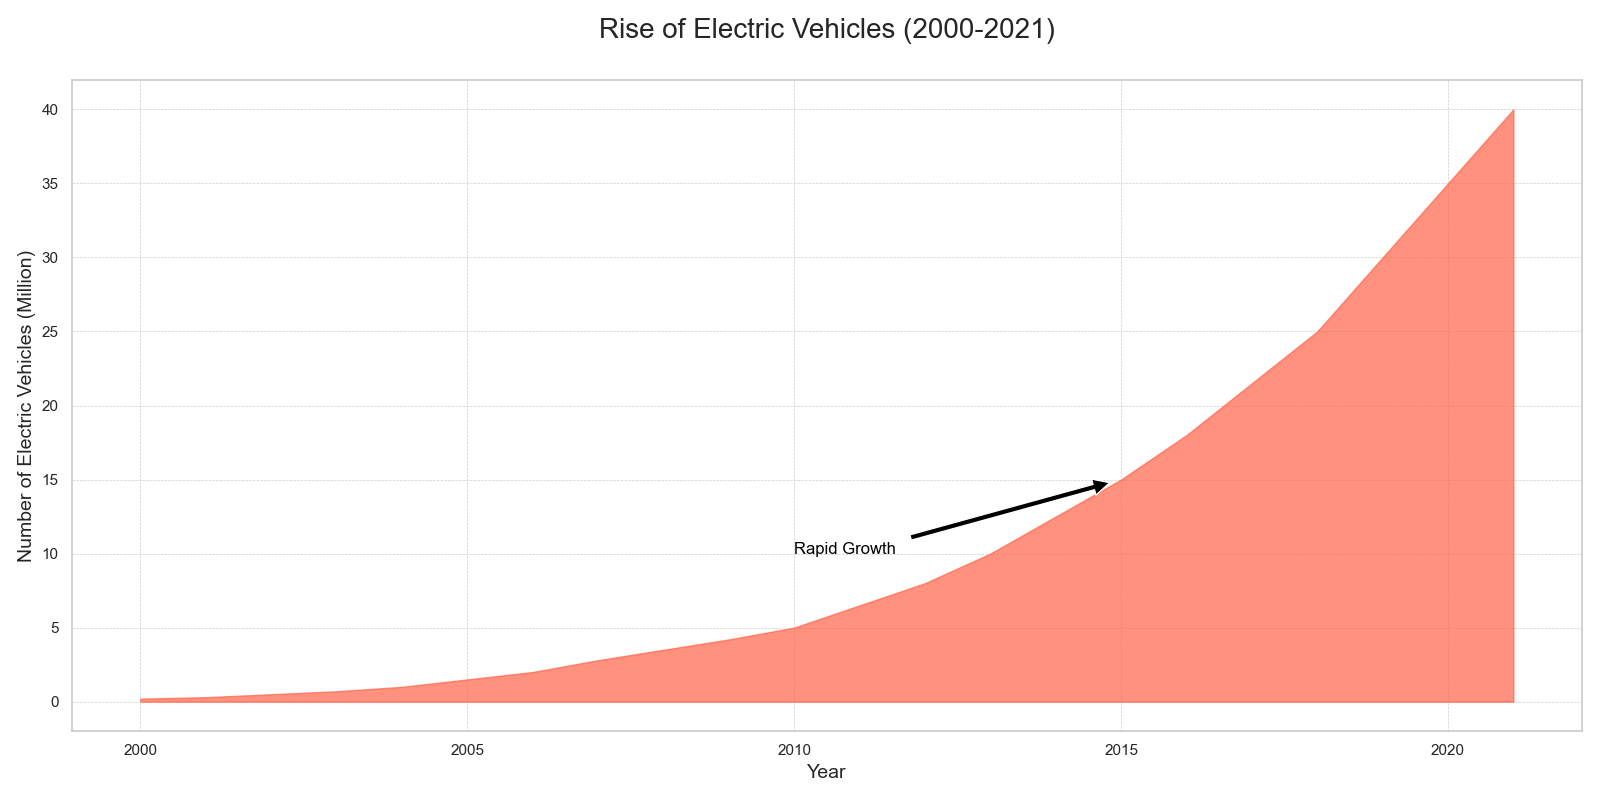

Source code (Python):
import matplotlib.pyplot as plt
import pandas as pd

data = {
    "Year": [2000, 2001, 2002, 2003, 2004, 2005, 2006, 2007, 2008, 2009, 2010, 
             2011, 2012, 2013, 2014, 2015, 2016, 2017, 2018, 2019, 2020, 2021],
    "Number of Electric Vehicles (Million)": [0.2, 0.3, 0.5, 0.7, 1.0, 1.5, 2.0, 
                                              2.8, 3.5, 4.2, 5.0, 6.5, 8.0, 10.0, 
                                              12.5, 15.0, 18.0, 21.5, 25.0, 30.0, 35.0, 40.0]
}

df = pd.DataFrame(data)

plt.figure(figsize=(16, 8))
plt.fill_between(df["Year"], df["Number of Electric Vehicles (Million)"], color="#FF6347", alpha=0.7)

plt.title('Rise of Electric Vehicles (2000-2021)', fontsize=20, pad=30)
plt.xlabel('Year', fontsize=14)
plt.ylabel('Number of Electric Vehicles (Million)', fontsize=14)
plt.annotate('Rapid Growth', xy=(2015, 15.0), xytext=(2010, 10.0),
             arrowprops=dict(facecolor='black', shrink=0.05),
             fontsize=12, color='black')

plt.grid(True, which='both', linestyle='--', linewidth=0.5)
plt.tight_layout()
plt.show()
